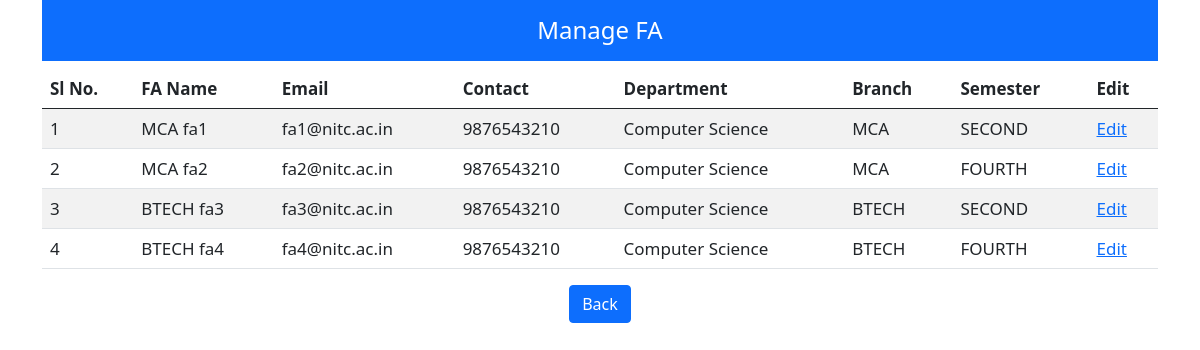
The app's page /fa-manage.php with its own data.
### tables this page shows
CREATE TABLE `faregister` (
  `id` int(255) NOT NULL,
  `name` varchar(255) NOT NULL,
  `mail` varchar(255) NOT NULL,
  `department` varchar(255) NOT NULL,
  `contact` varchar(255) NOT NULL,
  `password` varchar(255) NOT NULL,
  `branch` varchar(255) NOT NULL,
  `sem` varchar(255) NOT NULL
);

### fa-manage.php (the view, shortened to what this page needs)
<?php
include 'dbcon.php';
$query = "select * from faregister" ;
$result2 = mysqli_query($con, $query);
?>
<!DOCTYPE html>
<html>
<head>
	<link href="https://cdn.jsdelivr.net/npm/bootstrap@5.0.0-beta3/dist/css/bootstrap.min.css" rel="stylesheet">
</head>
<body>
	<div class="container">
		<h4 class="p-3 mb-2 bg-primary text-white" style="text-align: center; padding-top: 10px">Manage FA</h4>
		<table  class="table table-striped" style="font-size: 17px;">
		<thead>
		<tr>
			<th scope="col">Sl No.</th>
			<th scope="col">FA Name</th>
			<th scope="col">Email</th>
			<th scope="col">Contact</th>
			<th scope="col">Department</th>
			<th scope="col">Branch</th>
			<th scope="col">Semester</th>
			<th scope="col">Edit</th>
		</tr>
	</thead>
	<?php
	$i=1;
		while ($row = $result2->fetch_assoc()){
			echo "
			<tr>
			<td>".$i."</td>
			<td>".$row['name']."</td>
			<td>".$row['mail']."</td>
			<td>".$row['contact']."</td>
			<td>".$row['department']."</td>
			<td>".$row['branch']."</td>
			<td>".$row['sem']."</td>
			<td><a href = 'http://localhost/elective_management/fa-edit.php?cid=".$row['id']."'>Edit</a></td>
		</tr>
			";
			$i++;
		}
	?>
</table>
<div class="text-center">
	<a href="admin-board.php"><button type="button" class="btn btn-primary">Back</button></a>
</div>
	</div>
</body>
</html>

### records on screen
faregister: name "MCA fa1", mail "fa1@nitc.ac.in", contact "9876543210", department "Computer Science", branch "MCA", sem "SECOND"
faregister: name "MCA fa2", mail "fa2@nitc.ac.in", contact "9876543210", department "Computer Science", branch "MCA", sem "FOURTH"
faregister: name "BTECH fa3", mail "fa3@nitc.ac.in", contact "9876543210", department "Computer Science", branch "BTECH", sem "SECOND"
faregister: name "BTECH fa4", mail "fa4@nitc.ac.in", contact "9876543210", department "Computer Science", branch "BTECH", sem "FOURTH"
